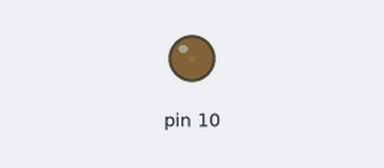
The sketch below on a simulated Arduino Uno, built with avr-gcc and run on an emulated ATmega328P. Parts: output pins drawn as LEDs (lit = HIGH).

Above: at 0.05 s.
At 2.15 s:
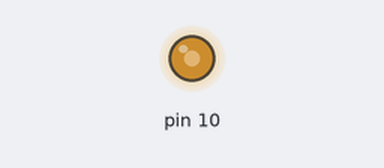
At 3.45 s:
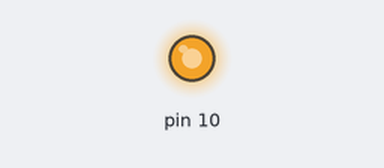
At 6.9 s:
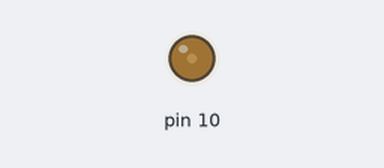
Timing chart, 0 to 9.9 s (numbered marks = the images above):
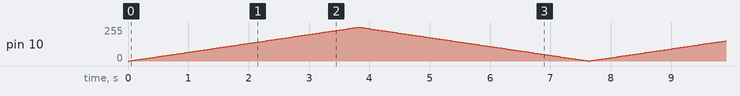

The sketch:

Toggle_LEDs_2_.ino
```cpp
//int value = 0;
int brightness = 0;
int fade = 2;

void setup() {
  // put your setup code here, to run once:
  pinMode(10, OUTPUT);
}

void loop() {
  // put your main code here, to run repeatedly:
//  analogWrite(10, abs(255*sin(value/510)));
//  value = value + 2;
  analogWrite(10, brightness);
  if (brightness + fade < 0 || brightness + fade > 255) {
    fade = -fade;
  }
  brightness = brightness + fade;
  delay(30);
}
```
